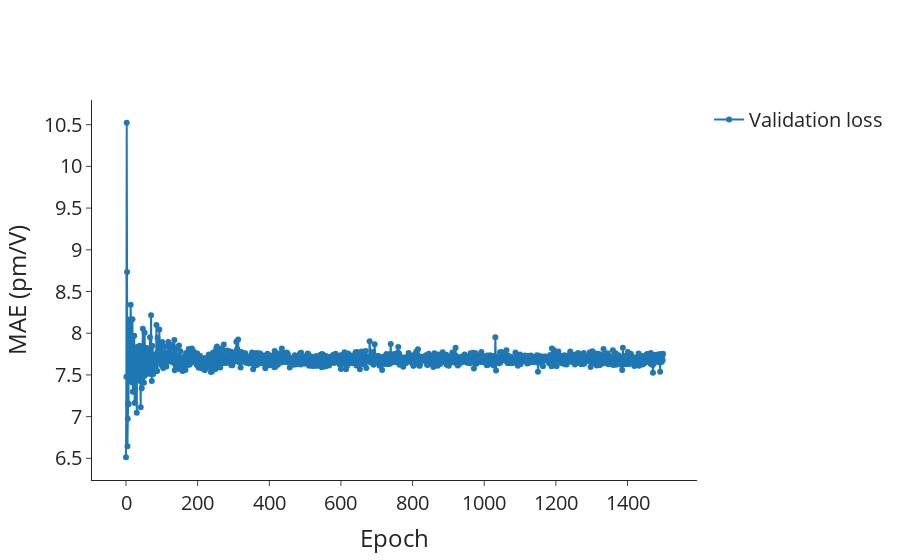

The cell this chart's notebook holds for it:
### Markdown cell above
## MAE

### Code cell
lr_val = go.Scatter(
    x=df_lr_epochs_first.index,
    y=df_lr_epochs_first["metric_val/MeanAbsoluteError/shg_tensor_full"],
    mode="lines+markers",
    name="Validation loss",
    showlegend=True,
)

# Layout
layout = go.Layout(
    # title=dict(text='Scatter Plot'),
    xaxis=dict(title="Epoch"),
    yaxis=dict(title="MAE (pm/V)"),
    # legend=dict(font=dict(size=12)),
)

# Create figure
fig = go.Figure(data=[lr_val], layout=layout)

fig.update_layout(
    autosize=True,
    font_size=20,
    # width=600,
    # height=600,
    # plot_bgcolor="white",
    template="simple_white",
)
fig.update_layout(
    xaxis=dict(
        # tickmode = 'array',
        # tickvals = [1, 2,3,4,5,6,7,8],
        # ticktext = ['One', 'Three', 'Five', 'Seven', 'Nine', 'Eleven']
        showgrid=False,
    ),
    yaxis=dict(
        # tickmode = 'array',
        # tickvals = [1, 2,3,4,5,6,7,8],
        # ticktext = ['One', 'Three', 'Five', 'Seven', 'Nine', 'Eleven']
        showgrid=False,
    ),
)

# Show figure
fig.show()

### Figure 1 — Plotly figure (JSON) as saved in the notebook; plotly's stock layout.template omitted (floating-point values rounded to 4 significant figures; data arrays with more than 128 entries replaced by an {"elided": "..."} marker saying what was removed)
{"data": [{"mode": "lines+markers", "name": "Validation loss", "showlegend": true, "type": "scatter", "x": {"elided": "1500 int values"}, "y": {"elided": "1500 float values"}}], "layout": {"autosize": true, "font": {"size": 20}, "xaxis": {"showgrid": false, "title": {"text": "Epoch"}}, "yaxis": {"showgrid": false, "title": {"text": "MAE (pm/V)"}}}}
